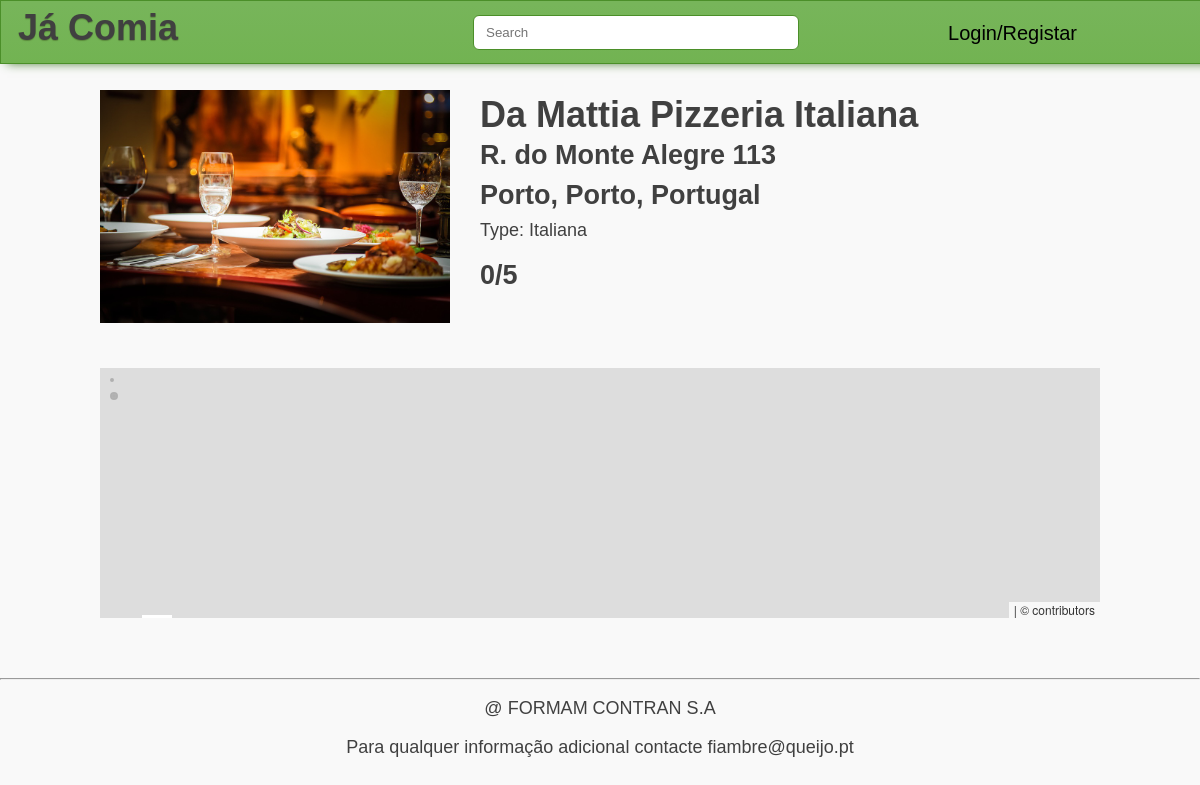
Page /restaurant/restaurant.php?id=4 on the earlier database version.
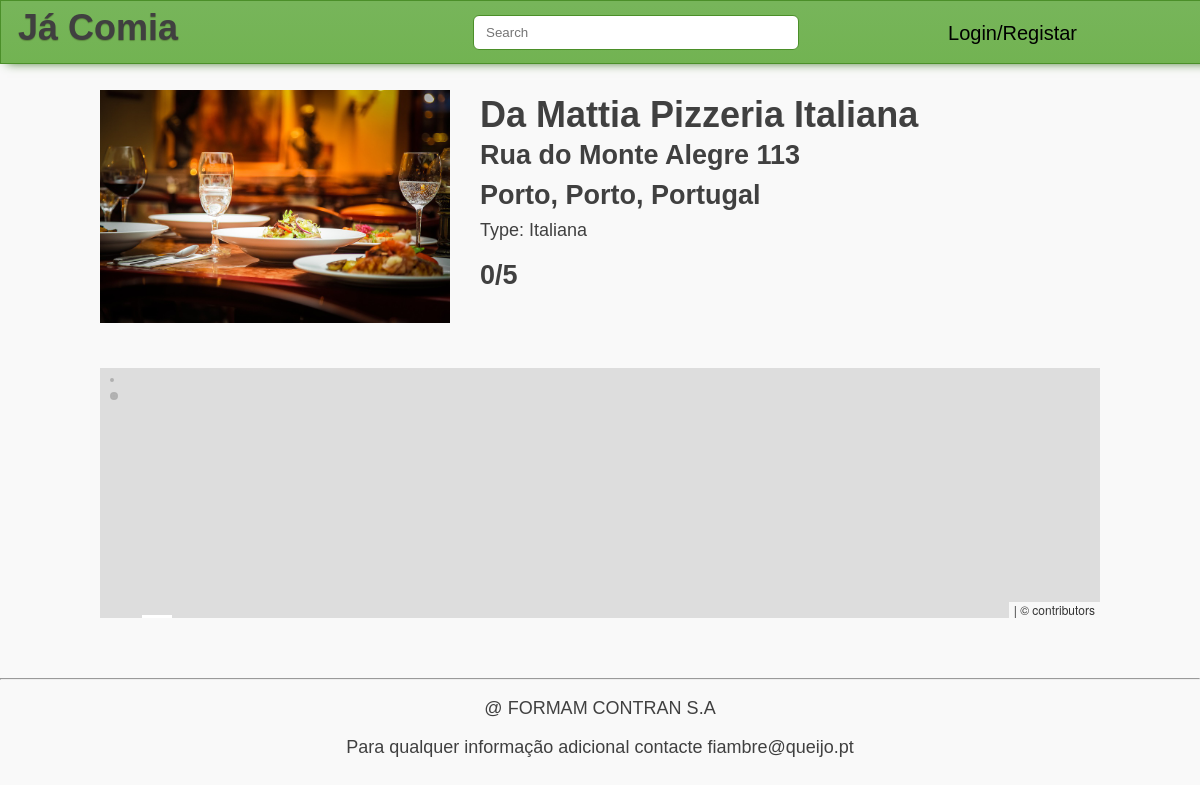
Same page on the later database version.
### tables this page shows
CREATE TABLE Restaurants (
    name VARCHAR(32) NOT NULL,
    address VARCHAR(32) NOT NULL,
    type VARCHAR(16) NOT NULL,
    city VARCHAR(32) NOT NULL,
    district VARCHAR(32) NOT NULL,
    country VARCHAR(32) NOT NULL,
    description VARCHAR(1024) ,
    avgClass REAL,
    PRIMARY KEY(name, address)
);

### restaurant/restaurant.php (the view, shortened to what this page needs)
<!DOCTYPE html>
<html>
<head>
    <link rel="stylesheet" href="style.css">
    <link rel="stylesheet" href="../templates/footer.css">
    <link rel="stylesheet" href="https://unpkg.com/leaflet@1.0.2/dist/leaflet.css" />
</head>
<body>
    <?php
    include_once('../templates/topbar.php');
    ?>
    <div id="main">
        <?php
        if(!isset($_GET['id']))
        header('Location:  ../feed/feed.php');
        else
        $id = $_GET['id'];
        include_once("../Database/Connect.php");
        $query = $db->prepare("SELECT *, rowid FROM Restaurants WHERE rowid = '$id'");
        $query->execute();
        $result = $query->fetchAll();
        $result = $result[0];
        $imagequery = $db->prepare("SELECT * FROM Images WHERE restaurant = '$id';");
        try {
        $imagequery->execute();
        } catch (PDOException $e){
        }
        $images = $imagequery->fetchAll();
        if(!isset($images[0]))
            $image = "../resources/rex.jpg";
        else
            $image = $images[0]['name'];
        $rating = $result['avgClass'];
        $rating = round($rating, 1);
        echo '<img src="'. $image .'">';
        echo '<h1>' . $result['name'] . '</h1>';
        echo '<h2>' . $result['address'] . '</h2>';
        echo '<h2>' . $result['city'] , ", " , $result['district'], ", ", $result['country']  . '</h2>';
        echo '<div class="avgClass"> <h2>' . $rating, "/5" .  '</h2> </div>';
        echo '<p> Type: ' .  $result['type'] . '</p>';
        echo '<div id="mapid">';
        echo '</div>';
        ?>
    </div>
</body>
<?php  include_once('../templates/footer.php') ?>

Differences in the rows shown:
changed restaurants "Da Mattia Pizzeria Italiana": address "R. do Monte Alegre 113" → "Rua do Monte Alegre 113"
